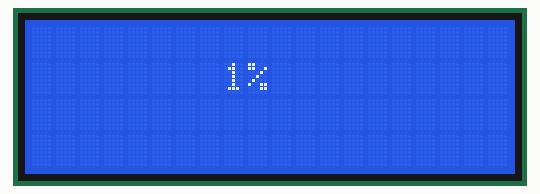
A sketch run on a simulated Arduino Uno, built with avr-gcc and run on an emulated ATmega328P. Shown: 20×4 character LCD.

Above: at 0.44 s.
At 3.45 s:
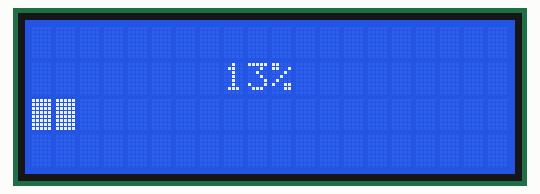
At 6.48 s:
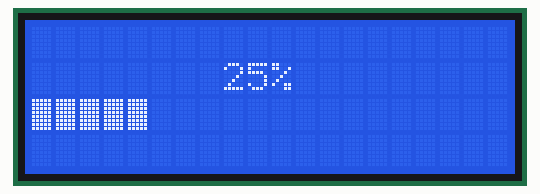
At 12.77 s:
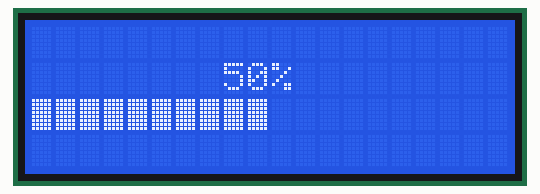
At 19.06 s:
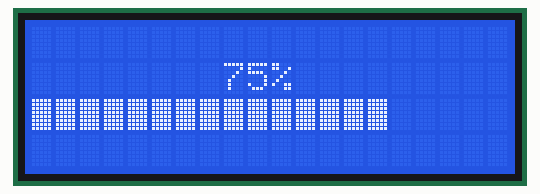
At 25.3 s:
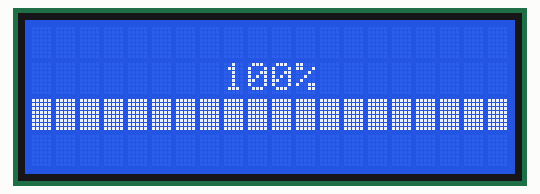

The sketch:

jour8.ino
```cpp
#include <LiquidCrystal.h>

int rs = 12;
int en = 11;
int d4 = 5;
int d5= 4;
int d6 = 3;
int d7 = 2;
LiquidCrystal lcd(rs, en, d4, d5, d6, d7);

int i, j ; //Déclaration de i et j, variables égales à zéro
byte barre[] = { //Création du caractère de chargement
B111111,
B111111,
B111111,
B111111,
B111111,
B111111,
B111111,
B111111
};
void setup() {
lcd.begin(20, 4); //Activation de l'afficheur lcd
}
void loop() {
while(i != 100){
while(i < 100){
lcd.createChar(1, barre); //Déclaration du caractère de chargement
delay(250); //On attends 250 ms
i++ ; //i augmente de 1
lcd.setCursor(8, 1); //On place le curseur à la colonne 8, ligne 1
lcd.print(i); //On écrit la valeur de i
lcd.print("%"); //Puis le signe % (pourcent)
affichage(); //Utilisation de la fonction affichage déclarée plus bas
if(i == 100){
lcd.clear(); //Si i = 100, on efface l'écran
}
}
while(i == 100 && j < 20){
lcd.setCursor(8, 1); //On place le curseur à la colonne 8, ligne 1
lcd.print(i); //On écrit la valeur de i
lcd.print("%"); //Puis le signe % (pourcent)
lcd.setCursor(j, 2); //On place le curseur à la colonne égale à la valeur de j et à la ligne 2
lcd.write(byte(1)); //On affiche le caractère de chargement
j++ ; //j augmente de 1
}
}
}
void affichage(){ //Fonction permettant de gérer l'affichage du caractère de chargement. Je ne la détaillerai pas ici
switch(i){
case 5 :
lcd.setCursor(0, 2);
lcd.write(byte(1));
break ;
case 10 :
lcd.setCursor(1, 2);
lcd.write(byte(1));
break ;
case 15 :
lcd.setCursor(2, 2);
lcd.write(byte(1));
break ;
case 20 :
lcd.setCursor(3, 2);
lcd.write(byte(1));
break ;
case 25 :
lcd.setCursor(4, 2);
lcd.write(byte(1));
break ;
case 30 :
lcd.setCursor(5, 2);
lcd.write(byte(1));
break ;
case 35 :
lcd.setCursor(6, 2);
lcd.write(byte(1));
break ;
case 40 :
lcd.setCursor(7, 2);
lcd.write(byte(1));
break ;
case 45 :
lcd.setCursor(8, 2);
lcd.write(byte(1));
break ;
case 50 :
lcd.setCursor(9, 2);
lcd.write(byte(1));
break ;
case 55 :
lcd.setCursor(10, 2);
lcd.write(byte(1));
break ;
case 60 :
lcd.setCursor(11, 2);
lcd.write(byte(1));
break ;
case 65 :
lcd.setCursor(12, 2);
lcd.write(byte(1));
break ;
case 70 :
lcd.setCursor(13, 2);
lcd.write(byte(1));
break ;
case 75 :
lcd.setCursor(14, 2);
lcd.write(byte(1));
break ;
case 80 :
lcd.setCursor(15, 2);
lcd.write(byte(1));
break ;
case 85 :
lcd.setCursor(16, 2);
lcd.write(byte(1));
break ;
case 90 :
lcd.setCursor(17, 2);
lcd.write(byte(1));
break ;
case 95 :
lcd.setCursor(18, 2);
lcd.write(byte(1));
break ;
}
}
```
